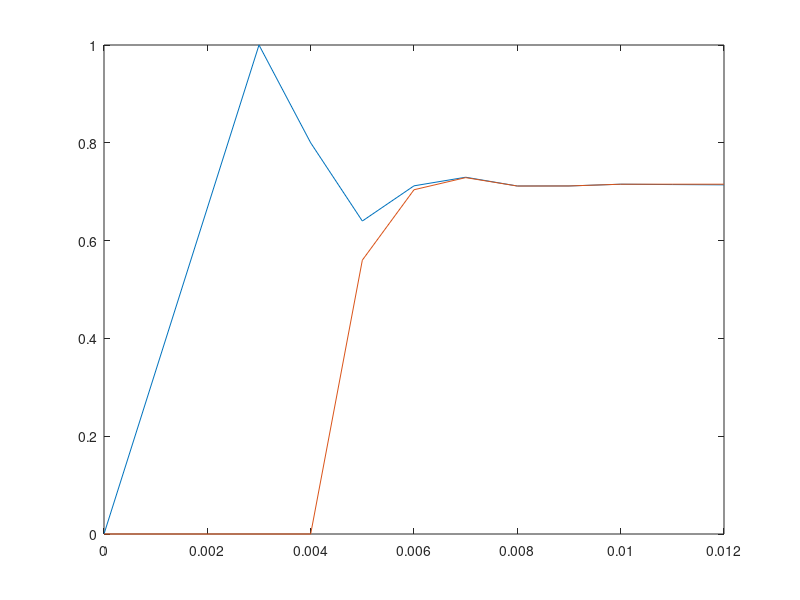
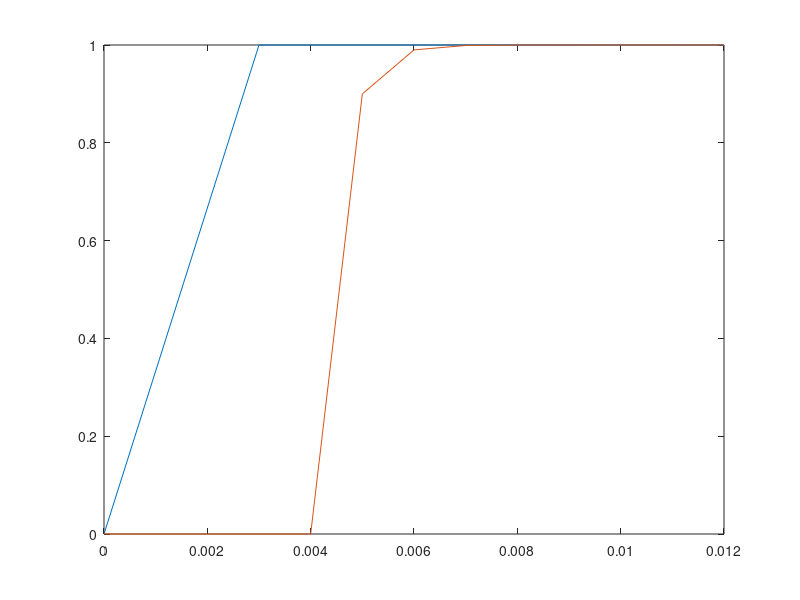

Source code (MATLAB) for these figures, in order:
%{
Pedro Henrique Diehl
Controle Preditivo
Controlador TSAP - Two Sample Ahead Predictive
%}
clc, close all, clear all

fs = 10^3;
Ts = 1 / fs;

simulation_time = 0.01;
simulation_time_array = 0:Ts:simulation_time;

r = [1 1 1];
e = [0 0 0];
y = [0 0 0];
ym = [0 0];
u = [0 0 0];
t = [0 0 0];

am = 0.2;
bm = 0.2;
cm = 1;
a = -0.1; 
b = -0.1;
c = 0.1;

for k = 3:length(simulation_time_array) - 1
    t(k) = k * Ts;
    r(k) = 1;
    
    ym(k) = cm * r(k - 2) - am * ym(k - 2) - bm * ym(k - 1);
    ym(k + 1) = cm * r(k - 1) - am * ym(k - 1) - bm * ym(k);
    ym(k + 2) =  cm * r(k) - bm * ym(k + 1) - am * ym(k) ;
 
    y(k) = c * u(k - 2)- a * y(k - 2) - b * y(k - 1);
    u(k) = (a * y(k) + b * ym(k + 1) +  ym(k + 2)) / c;
end

y(k + 1) = y(k);
y(k + 2) = y(k);
t(k + 1) = (k + 1) * Ts;
t(k + 2) = (k + 2) * Ts;
plot(t, ym)
hold
plot(t, y)

am = 0;
bm = 0;
cm = 1;
for k = 3:length(simulation_time_array) - 1
    t(k) = k * Ts;
    r(k) = 1;
    
    ym(k) = cm * r(k - 2) - am * ym(k - 2) - bm * ym(k - 1);
    ym(k + 1) = cm * r(k - 1) - am * ym(k - 1) - bm * ym(k);
    ym(k + 2) =  cm * r(k) - bm * ym(k + 1) - am * ym(k) ;
 
    y(k) = c * u(k - 2)- a * y(k - 2) - b * y(k - 1);
    u(k) = (a * y(k) + b * ym(k + 1) +  ym(k + 2)) / c;
end

figure(2)
y(k + 1) = y(k);
y(k + 2) = y(k);
t(k + 1) = (k + 1) * Ts;
t(k + 2) = (k + 2) * Ts;
plot(t, ym)
hold
plot(t, y)
